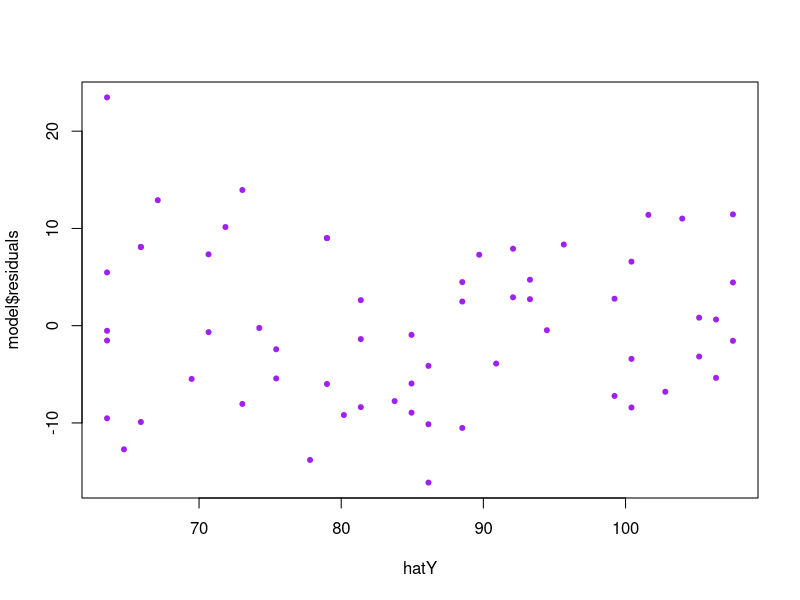
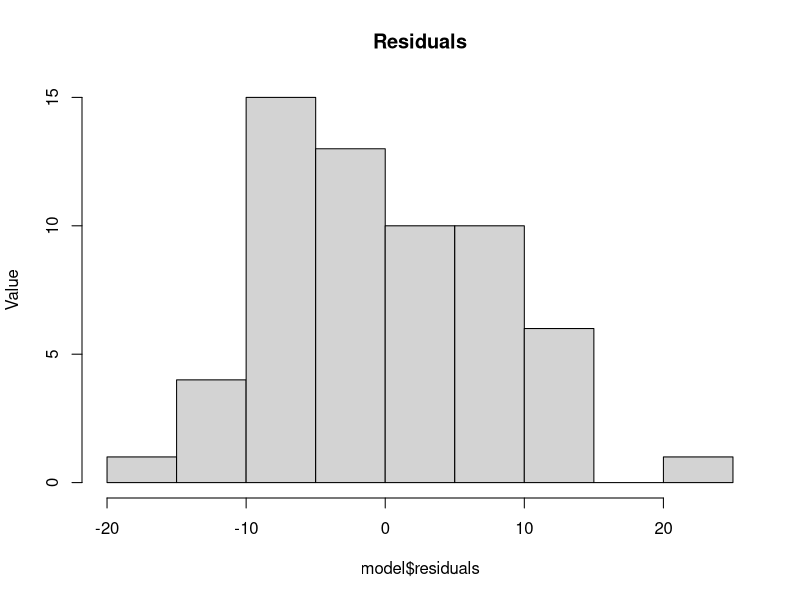
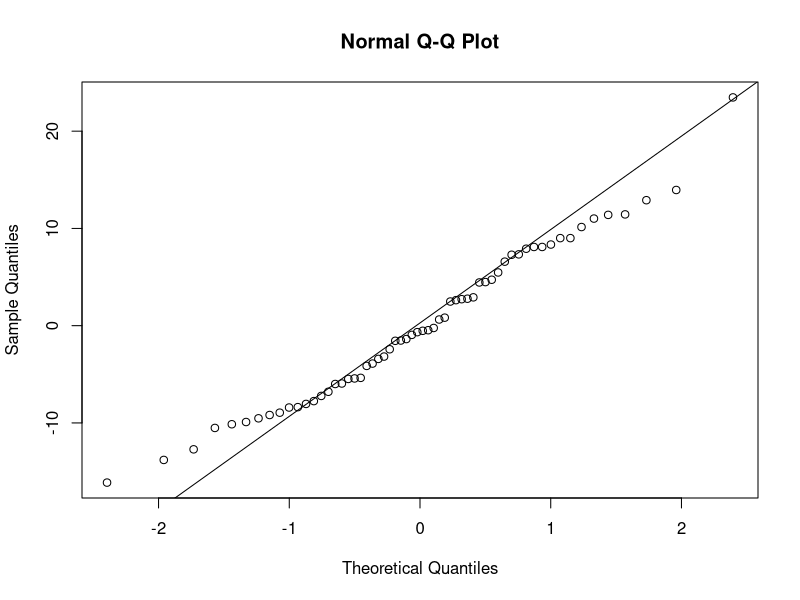

Here is the R script that generated these plots, in order:
# install.packages("tidyverse")

library(readxl)
data<- read_excel("CH0127.xlsx")
if (!require(lmtest)) {
  install.packages("lmtest")
  library(lmtest)
}
# stem(data$X)
setwd("C:/Users/A/Desktop/线性回归/R/")
model <- lm(data$Y ~ data$X)
# 进行Breusch-Pagan检验
test_result <- bptest(model)

# 打印检验结果
print(test_result)
# # print(summary(model))
# # 获取模型的系数
coefficients <- model$coefficients

# # 打印回归方程
# cat("回归方程为: Y =", coefficients[1], "+", coefficients[2], "* X\n")
# # 获取模型的摘要
# model_summary <- summary(model)

# # 获取R^2
# r_squared <- model_summary$r.squared

# # 打印R^2
# cat("R^2 =", r_squared, "\n")
# cat("mean of X:", mean(data$X), "mean of Y:", mean(data$Y), "\n")
# cat("n:", length(data$Y), "\n")
# residuals <- predict(model) - data$Y
# cat("residuals:", sum(model$residuals^2)/58, "\n")
# cat("regression:",sum((predict(model) - mean(data$Y))^2), "\n")
# cat("total:", sum((data$Y - mean(data$Y))^2)/59, "\n")
# cat(qf(0.95,df1=1,df2=58), "\n")
# ss<-(data$Y-mean(data$Y))
#plot(data$X, data$Y)
hatY<-(coefficients[1] + coefficients[2] * data$X)
plot(hatY, model$residuals, col="purple", pch=20)
# 绘制关于残差的箱线图
hist(model$residuals, main="Residuals", ylab="Value")
# 计算残差
residuals <- model$residuals

# 绘制残差的正态概率图
qqnorm(residuals)
qqline(residuals)

# 计算有序残差和它们在正态性假设下的期望值之间的相关系数
expected_values <- qnorm((rank(residuals) - 0.5) / length(residuals))
correlation_coefficient <- cor(residuals, expected_values)

# 打印相关系数
cat("相关系数 =", correlation_coefficient, "\n")

# plot(data$X, ss, col="blue", pch=20)
# abline(model)
# abline(model)

# MSE <- sum((data$Y - (coefficients[1] + coefficients[2] * data$X))^2) / (length(data$Y) - 2)
# cat("MSE:", MSE, "\n")
# s2<-sum(model$residuals^2)/(length(data$Y)-2)
# variance<- sum((data$Y - mean(data$Y))^2) / (length(data$Y) - 1)
# sb<- 1+1/length(data$Y)+ (60-mean(data$X))^2 / sum((data$X - mean(data$X))^2)
# se<- sqrt(s2* sb)
# cat("se:", se, "\n")

# qt1<- qt(0.025, length(data$Y) - 2)
# qt2<- qt(0.975, length(data$Y) - 2)
# cat("t分布的分位数:", qt1, qt2, "\n")



# sp2<-(1/length(data$Y)+((60-mean(data$X))^2)/sum((data$X-mean(data$X))^2))*s2
# wid<-sqrt(2*qf(0.95,df1=2,df2=length(data$Y)-2)*sp2)
# muh<-coefficients[2]*60+coefficients[1]
# CI1 <- muh - wid; CI2 <- muh + wid
# cat("置信区间:", CI1, CI2, "\n")
